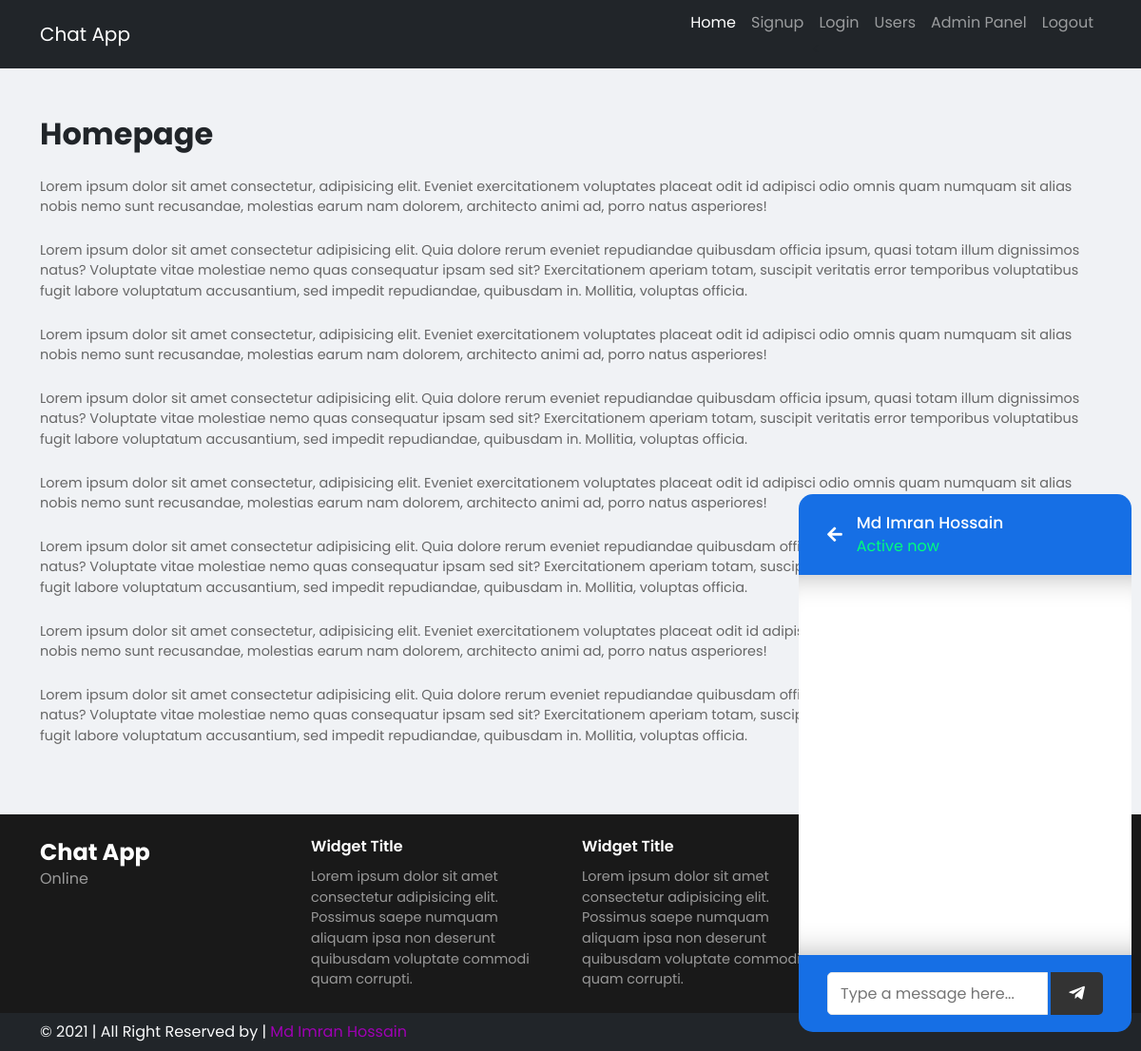
Page /chat/index.php?user_id=923791242 (signed in) on the committed database.
### tables this page shows
CREATE TABLE `users` (
  `user_id` int(11) NOT NULL,
  `unique_id` int(200) DEFAULT NULL,
  `fname` varchar(255) DEFAULT NULL,
  `lname` varchar(255) DEFAULT NULL,
  `email` varchar(255) DEFAULT NULL,
  `password` varchar(255) DEFAULT NULL,
  `img` varchar(400) DEFAULT NULL,
  `status` varchar(255) DEFAULT NULL
);

### chat/index.php (the view, shortened to what this page needs)
<?php
  require_once "header.php";
  require_once "admin/config/config.php";
  $user_id = mysqli_real_escape_string($conn, $_GET['user_id']);
  $sql = mysqli_query($conn, "SELECT * FROM users WHERE unique_id = '{$user_id}'");
  if (mysqli_num_rows($sql) > 0) {
    $row = mysqli_fetch_assoc($sql);
  }
?>
      <div class="site-content">
        <div class="container py-5">
          <h1 class="mb-4">homepage</h1>
          <p class="desc">Lorem ipsum dolor sit amet consectetur, adipisicing elit. Eveniet exercitationem voluptates placeat odit id adipisci odio omnis quam numquam sit alias nobis nemo sunt recusandae, molestias earum nam dolorem, architecto animi ad, porro natus asperiores!</p><br>
          <p class="desc">Lorem ipsum dolor sit amet consectetur adipisicing elit. Quia dolore rerum eveniet repudiandae quibusdam officia ipsum, quasi totam illum dignissimos natus? Voluptate vitae molestiae nemo quas consequatur ipsam sed sit? Exercitationem aperiam totam, suscipit veritatis error temporibus voluptatibus fugit labore voluptatum accusantium, sed impedit repudiandae, quibusdam in. Mollitia, voluptas officia.</p><br>
          <p class="desc">Lorem ipsum dolor sit amet consectetur, adipisicing elit. Eveniet exercitationem voluptates placeat odit id adipisci odio omnis quam numquam sit alias nobis nemo sunt recusandae, molestias earum nam dolorem, architecto animi ad, porro natus asperiores!</p><br>
          <p class="desc">Lorem ipsum dolor sit amet consectetur adipisicing elit. Quia dolore rerum eveniet repudiandae quibusdam officia ipsum, quasi totam illum dignissimos natus? Voluptate vitae molestiae nemo quas consequatur ipsam sed sit? Exercitationem aperiam totam, suscipit veritatis error temporibus voluptatibus fugit labore voluptatum accusantium, sed impedit repudiandae, quibusdam in. Mollitia, voluptas officia.</p><br>
          <p class="desc">Lorem ipsum dolor sit amet consectetur, adipisicing elit. Eveniet exercitationem voluptates placeat odit id adipisci odio omnis quam numquam sit alias nobis nemo sunt recusandae, molestias earum nam dolorem, architecto animi ad, porro natus asperiores!</p><br>
          <p class="desc">Lorem ipsum dolor sit amet consectetur adipisicing elit. Quia dolore rerum eveniet repudiandae quibusdam officia ipsum, quasi totam illum dignissimos natus? Voluptate vitae molestiae nemo quas consequatur ipsam sed sit? Exercitationem aperiam totam, suscipit veritatis error temporibus voluptatibus fugit labore voluptatum accusantium, sed impedit repudiandae, quibusdam in. Mollitia, voluptas officia.</p><br>
          <p class="desc">Lorem ipsum dolor sit amet consectetur, adipisicing elit. Eveniet exercitationem voluptates placeat odit id adipisci odio omnis quam numquam sit alias nobis nemo sunt recusandae, molestias earum nam dolorem, architecto animi ad, porro natus asperiores!</p><br>
          <p class="desc">Lorem ipsum dolor sit amet consectetur adipisicing elit. Quia dolore rerum eveniet repudiandae quibusdam officia ipsum, quasi totam illum dignissimos natus? Voluptate vitae molestiae nemo quas consequatur ipsam sed sit? Exercitationem aperiam totam, suscipit veritatis error temporibus voluptatibus fugit labore voluptatum accusantium, sed impedit repudiandae, quibusdam in. Mollitia, voluptas officia.</p><br>
        </div>
      </div>
      <div class="chat-button">
        <a href="javascript:void(0)" class="chat-button">
        </a>
      </div>
      <div class="chat-area">
        <div class="header">
          <a class="back-icon" href="javascript:void(0)">
            <i class="fas fa-arrow-left"></i>
          </a>
          <div class="details">
            <span><?php echo $row['fname'] . ' ' . $row['lname'];; ?></span>
            <p><?php echo $row['status']; ?></p>
          </div>
        </div>
        <div class="chat-box">
        </div>
        <form action="#" class="typing-area field" method="POST">
          <input class="empty" type="text" name="msg" placeholder="Type a message here...">
          <button><i class="fab fa-telegram-plane"></i></button>
        </form>
      </div>
<?php require_once "footer.php"; ?>

### rows in the picture
users: fname "Md Imran", lname "Hossain", status "Active now"
